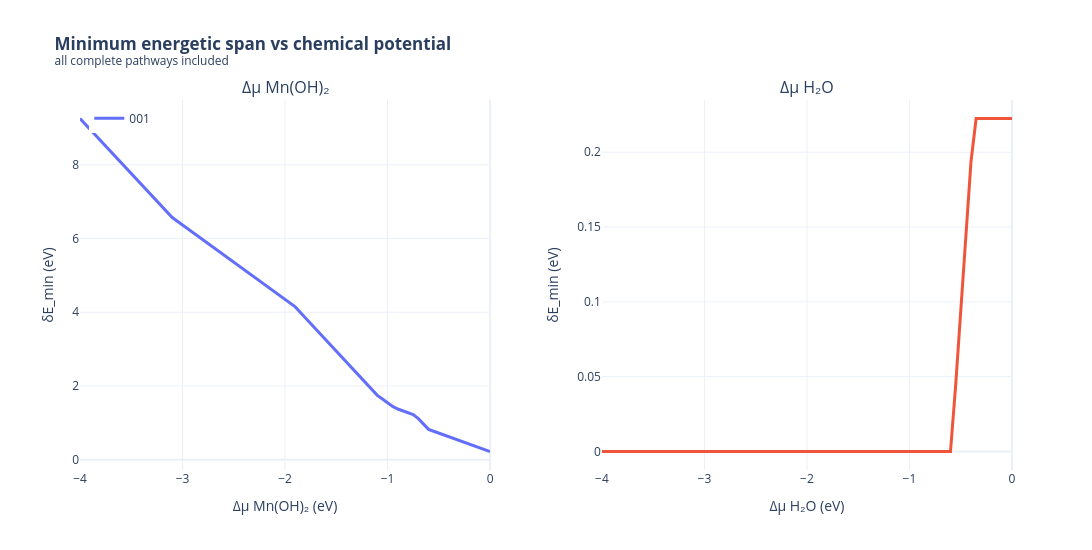

Here is the notebook cell this chart was saved with:
### Code cell
# ============================================================
# 7. δE_min vs chemical potential
#    (1) Mn(OH)2
#    (2) H2O
# ============================================================

import numpy as np
import plotly.graph_objects as go
from plotly.subplots import make_subplots


# ------------------------------------------------------------
# scan range
# ------------------------------------------------------------

mu_scan = np.arange(
    -4.0,
    0.0 + 0.025,
    0.05
)


# ------------------------------------------------------------
# 1. Δμ_Mn(OH)2 scan
#    Δμ_H2O = 0 eV
# ------------------------------------------------------------

dEmin_mn = []
path_mn = []
tdi_mn = []
tdts_mn = []

for muMn in mu_scan:

    min_dE, best_paths = find_minimum_deltaE_paths(
        mu_mn_value=muMn,
        mu_h2o_value=0.0,
    )

    dEmin_mn.append(min_dE)

    # co-optimal path가 여러 개일 수도 있음
    path_mn.append(
        ", ".join(
            p["path_id"]
            for p in best_paths
        )
    )

    # 모든 co-optimal path의 TDI / TDTS 수집
    TDI_set = sorted({
        TDI
        for p in best_paths
        for TDI, TDTS in p["pairs"]
    })

    TDTS_set = sorted({
        TDTS
        for p in best_paths
        for TDI, TDTS in p["pairs"]
    })

    tdi_mn.append(
        ", ".join(TDI_set)
    )

    tdts_mn.append(
        ", ".join(TDTS_set)
    )


# ------------------------------------------------------------
# 2. Δμ_H2O scan
#    Δμ_Mn(OH)2 = 0 eV
# ------------------------------------------------------------

dEmin_h2o = []
path_h2o = []
tdi_h2o = []
tdts_h2o = []

for muH2O in mu_scan:

    min_dE, best_paths = find_minimum_deltaE_paths(
        mu_mn_value=0.0,
        mu_h2o_value=muH2O,
    )

    dEmin_h2o.append(min_dE)

    path_h2o.append(
        ", ".join(
            p["path_id"]
            for p in best_paths
        )
    )

    TDI_set = sorted({
        TDI
        for p in best_paths
        for TDI, TDTS in p["pairs"]
    })

    TDTS_set = sorted({
        TDTS
        for p in best_paths
        for TDI, TDTS in p["pairs"]
    })

    tdi_h2o.append(
        ", ".join(TDI_set)
    )

    tdts_h2o.append(
        ", ".join(TDTS_set)
    )


# ============================================================
# Plot
# ============================================================

fig_span = make_subplots(
    rows=1,
    cols=2,

    subplot_titles=(
        "Δμ Mn(OH)₂",
        "Δμ H₂O",
    ),

    horizontal_spacing=0.12,
)


# ------------------------------------------------------------
# Mn(OH)2
# ------------------------------------------------------------

custom_mn = np.column_stack([
    path_mn,
    tdi_mn,
    tdts_mn,
])


fig_span.add_trace(

    go.Scatter(

        x=mu_scan,
        y=dEmin_mn,

        mode="lines",

        line=dict(
            width=3,
        ),

        name="001",

        customdata=custom_mn,

        hovertemplate=(
            "<b>Δμ Mn(OH)₂ = %{x:.2f} eV</b><br>"
            "δEmin = %{y:.4f} eV<br>"
            "Best path = %{customdata[0]}<br>"
            "TDI = %{customdata[1]}<br>"
            "TDTS = %{customdata[2]}"
            "<extra></extra>"
        ),
    ),

    row=1,
    col=1,
)


# ------------------------------------------------------------
# H2O
# ------------------------------------------------------------

custom_h2o = np.column_stack([
    path_h2o,
    tdi_h2o,
    tdts_h2o,
])


fig_span.add_trace(

    go.Scatter(

        x=mu_scan,
        y=dEmin_h2o,

        mode="lines",

        line=dict(
            width=3,
        ),

        name="001",

        customdata=custom_h2o,

        hovertemplate=(
            "<b>Δμ H₂O = %{x:.2f} eV</b><br>"
            "δEmin = %{y:.4f} eV<br>"
            "Best path = %{customdata[0]}<br>"
            "TDI = %{customdata[1]}<br>"
            "TDTS = %{customdata[2]}"
            "<extra></extra>"
        ),

        showlegend=False,
    ),

    row=1,
    col=2,
)


# ============================================================
# Layout
# ============================================================

fig_span.update_xaxes(
    title_text="Δμ Mn(OH)₂ (eV)",
    range=[-4, 0],
    row=1,
    col=1,
)

fig_span.update_xaxes(
    title_text="Δμ H₂O (eV)",
    range=[-4, 0],
    row=1,
    col=2,
)

fig_span.update_yaxes(
    title_text="δE_min (eV)",
    row=1,
    col=1,
)

fig_span.update_yaxes(
    title_text="δE_min (eV)",
    row=1,
    col=2,
)


fig_span.update_layout(

    title=(
        "<b>Minimum energetic span vs chemical potential</b>"
        "<br><sup>"
        "all complete pathways included"
        "</sup>"
    ),

    template="plotly_white",

    width=1300,
    height=550,

    hovermode="closest",

    legend=dict(
        x=0.01,
        y=0.99,
    ),
)


fig_span.show()

### Figure 1 — Plotly figure (JSON) as saved in the notebook; plotly's stock layout.template omitted (floating-point values rounded to 4 significant figures; data arrays with more than 128 entries replaced by an {"elided": "..."} marker saying what was removed)
{"data": [{"customdata": {"elided": "81x3 str values"}, "hovertemplate": "<b>Δμ Mn(OH)₂ = %{x:.2f} eV</b><br>δEmin = %{y:.4f} eV<br>Best path = %{customdata[0]}<br>TDI = %{customdata[1]}<br>TDTS = %{customdata[2]}<extra></extra>", "line": {"width": 3}, "mode": "lines", "name": "001", "type": "scatter", "x": [-4.0, -3.95, -3.9, -3.85, -3.8, -3.75, -3.7, -3.65, -3.6, -3.55, -3.5, -3.45, -3.4, -3.35, -3.3, -3.25, -3.2, -3.15, -3.1, -3.05, -3.0, -2.95, -2.9, -2.85, -2.8, -2.75, -2.7, -2.65, -2.6, -2.55, -2.5, -2.45, -2.4, -2.35, -2.3, -2.25, -2.2, -2.15, -2.1, -2.05, -2.0, -1.95, -1.9, -1.85, -1.8, -1.75, -1.7, -1.65, -1.6, -1.55, -1.5, -1.45, -1.4, -1.35, -1.3, -1.25, -1.2, -1.15, -1.1, -1.05, -1.0, -0.95, -0.9, -0.85, -0.8, -0.75, -0.7, -0.65, -0.6, -0.55, -0.5, -0.45, -0.4, -0.35, -0.3, -0.25, -0.2, -0.15, -0.1, -0.05, -1.421e-14], "xaxis": "x", "y": [9.255, 9.105, 8.955, 8.805, 8.655, 8.505, 8.355, 8.205, 8.055, 7.905, 7.755, 7.605, 7.455, 7.305, 7.155, 7.005, 6.855, 6.705, 6.569, 6.469, 6.369, 6.269, 6.169, 6.069, 5.969, 5.869, 5.769, 5.669, 5.569, 5.469, 5.369, 5.269, 5.169, 5.069, 4.969, 4.869, 4.769, 4.669, 4.569, 4.469, 4.369, 4.269, 4.145, 3.995, 3.845, 3.695, 3.545, 3.395, 3.245, 3.095, 2.945, 2.795, 2.645, 2.495, 2.345, 2.195, 2.045, 1.895, 1.746, 1.646, 1.546, 1.446, 1.375, 1.325, 1.275, 1.225, 1.113, 0.9635, 0.8225, 0.7725, 0.7225, 0.6725, 0.6225, 0.5725, 0.5225, 0.4725, 0.4225, 0.3725, 0.3225, 0.2725, 0.2225], "yaxis": "y"}, {"customdata": {"elided": "81x3 str values"}, "hovertemplate": "<b>Δμ H₂O = %{x:.2f} eV</b><br>δEmin = %{y:.4f} eV<br>Best path = %{customdata[0]}<br>TDI = %{customdata[1]}<br>TDTS = %{customdata[2]}<extra></extra>", "line": {"width": 3}, "mode": "lines", "name": "001", "showlegend": false, "type": "scatter", "x": [-4.0, -3.95, -3.9, -3.85, -3.8, -3.75, -3.7, -3.65, -3.6, -3.55, -3.5, -3.45, -3.4, -3.35, -3.3, -3.25, -3.2, -3.15, -3.1, -3.05, -3.0, -2.95, -2.9, -2.85, -2.8, -2.75, -2.7, -2.65, -2.6, -2.55, -2.5, -2.45, -2.4, -2.35, -2.3, -2.25, -2.2, -2.15, -2.1, -2.05, -2.0, -1.95, -1.9, -1.85, -1.8, -1.75, -1.7, -1.65, -1.6, -1.55, -1.5, -1.45, -1.4, -1.35, -1.3, -1.25, -1.2, -1.15, -1.1, -1.05, -1.0, -0.95, -0.9, -0.85, -0.8, -0.75, -0.7, -0.65, -0.6, -0.55, -0.5, -0.45, -0.4, -0.35, -0.3, -0.25, -0.2, -0.15, -0.1, -0.05, -1.421e-14], "xaxis": "x2", "y": [0, 0, 0, 0, 0, 0, 0, 0, 0, 0, 0, 0, 0, 0, 0, 0, 0, 0, 0, 0, 0, 0, 0, 0, 0, 0, 0, 0, 0, 0, 0, 0, 0, 0, 0, 0, 0, 0, 0, 0, 0, 0, 0, 0, 0, 0, 0, 0, 0, 0, 0, 0, 0, 0, 0, 0, 0, 0, 0, 0, 0, 0, 0, 0, 0, 0, 0, 0, 0, 0.04366, 0.09366, 0.1437, 0.1937, 0.2225, 0.2225, 0.2225, 0.2225, 0.2225, 0.2225, 0.2225, 0.2225], "yaxis": "y2"}], "layout": {"annotations": [{"font": {"size": 16}, "showarrow": false, "text": "Δμ Mn(OH)₂", "x": 0.22, "xanchor": "center", "xref": "paper", "y": 1, "yanchor": "bottom", "yref": "paper"}, {"font": {"size": 16}, "showarrow": false, "text": "Δμ H₂O", "x": 0.78, "xanchor": "center", "xref": "paper", "y": 1, "yanchor": "bottom", "yref": "paper"}], "height": 550, "hovermode": "closest", "legend": {"x": 0.01, "y": 0.99}, "title": {"text": "<b>Minimum energetic span vs chemical potential</b><br><sup>all complete pathways included</sup>"}, "width": 1300, "xaxis": {"anchor": "y", "domain": [0, 0.44], "range": [-4, 0], "title": {"text": "Δμ Mn(OH)₂ (eV)"}}, "xaxis2": {"anchor": "y2", "domain": [0.56, 1], "range": [-4, 0], "title": {"text": "Δμ H₂O (eV)"}}, "yaxis": {"anchor": "x", "domain": [0, 1], "title": {"text": "δE_min (eV)"}}, "yaxis2": {"anchor": "x2", "domain": [0, 1], "title": {"text": "δE_min (eV)"}}}}
